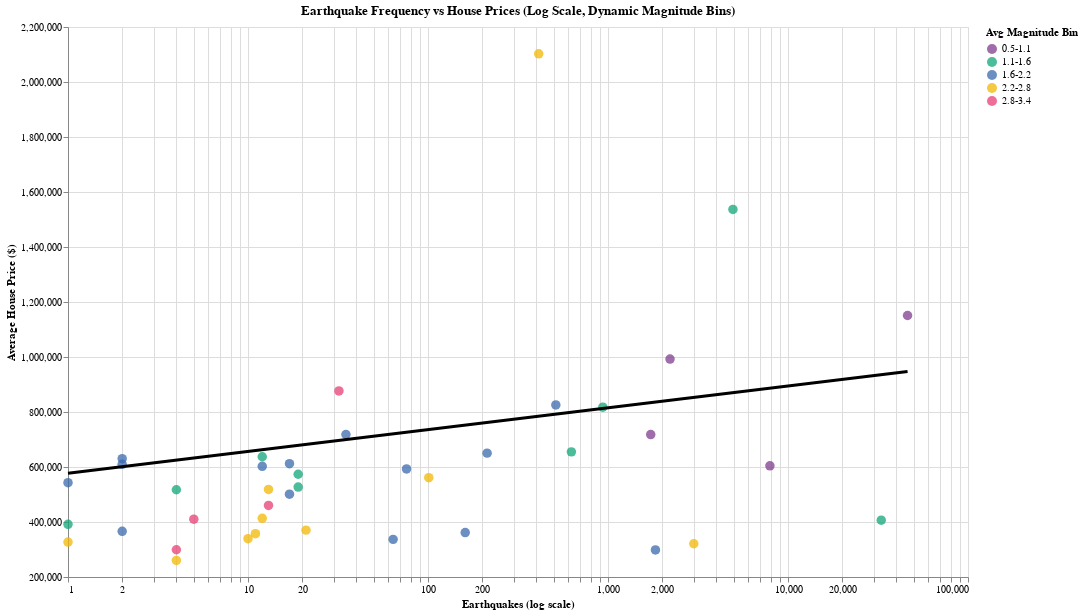

Notebook code for this chart:
### Code cell
import altair as alt
import pandas as pd
import numpy as np

# --------------------------
# 1. FILTER AND CLEAN DATA
# --------------------------

df_corr = df_state_aggreg_year[
    (df_state_aggreg_year["n_earthquakes"] > 0) &
    (df_state_aggreg_year["avg_price"] > 0) &
    (df_state_aggreg_year["avg_magnitude"].notna())
].copy()

# Ensure numeric
df_corr["n_earthquakes"] = pd.to_numeric(df_corr["n_earthquakes"], errors="coerce")
df_corr["avg_price"] = pd.to_numeric(df_corr["avg_price"], errors="coerce")
df_corr["avg_magnitude"] = pd.to_numeric(df_corr["avg_magnitude"], errors="coerce")

# --------------------------
# 2. CREATE DYNAMIC EXCLUSIVE BINS
# --------------------------

# Determine min and max for avg_magnitude
min_mag = df_corr["avg_magnitude"].min()
max_mag = df_corr["avg_magnitude"].max()

# Create 5 equal-width bins between min and max
bins = np.linspace(min_mag, max_mag, num=6)  # 6 edges → 5 bins
labels = [f"{round(bins[i],1)}-{round(bins[i+1],1)}" for i in range(len(bins)-1)]

# right=False ensures exclusive upper boundary
df_corr["magnitude_bin"] = pd.cut(df_corr["avg_magnitude"], bins=bins, labels=labels, right=False)

# --------------------------
# 3. DEFINE DARK COLOR SCALE
# --------------------------

color_scale = alt.Scale(
    domain=labels,
    range=["#7f3c8d", "#11a579", "#3969ac", "#f2b701", "#e73f74"]  # dark, distinct
)

# --------------------------
# 4. SCATTER PLOT
# --------------------------

scatter = (
    alt.Chart(df_corr)
    .mark_circle(size=90, opacity=0.75)
    .encode(
        x=alt.X("n_earthquakes:Q", title="Earthquakes (log scale)", scale=alt.Scale(type="log")),
        y=alt.Y("avg_price:Q", title="Average House Price ($)", scale=alt.Scale(zero=False)),
        color=alt.Color("magnitude_bin:N", title="Avg Magnitude Bin", scale=color_scale),
        tooltip=[
            alt.Tooltip("state:N"),
            alt.Tooltip("n_earthquakes:Q", title="Earthquakes"),
            alt.Tooltip("avg_price:Q", title="Avg Price ($)"),
            alt.Tooltip("avg_magnitude:Q", title="Avg Magnitude"),
            alt.Tooltip("magnitude_bin:N", title="Magnitude Bin")
        ]
    )
)

# --------------------------
# 5. REGRESSION TRENDLINE
# --------------------------

smooth = (
    alt.Chart(df_corr)
    .transform_regression("n_earthquakes", "avg_price", method="linear")
    .mark_line(color="black", size=3)
    .encode(
        x=alt.X("n_earthquakes:Q", scale=alt.Scale(type="log")),
        y="avg_price:Q"
    )
)

# --------------------------
# 6. COMBINE PLOT
# --------------------------

correlation = (scatter + smooth).properties(
    width=900,
    height=550,
    title="Earthquake Frequency vs House Prices (Log Scale, Dynamic Magnitude Bins)"
)

correlation

### Figure 1 — Vega-Lite specification as saved in the notebook (floating-point values rounded to 4 significant figures)
{"config": {"view": {"continuousWidth": 300, "continuousHeight": 300}}, "layer": [{"mark": {"type": "circle", "opacity": 0.75, "size": 90}, "encoding": {"color": {"field": "magnitude_bin", "scale": {"domain": ["0.5-1.1", "1.1-1.6", "1.6-2.2", "2.2-2.8", "2.8-3.4"], "range": ["#7f3c8d", "#11a579", "#3969ac", "#f2b701", "#e73f74"]}, "title": "Avg Magnitude Bin", "type": "nominal"}, "tooltip": [{"field": "state", "type": "nominal"}, {"field": "n_earthquakes", "title": "Earthquakes", "type": "quantitative"}, {"field": "avg_price", "title": "Avg Price ($)", "type": "quantitative"}, {"field": "avg_magnitude", "title": "Avg Magnitude", "type": "quantitative"}, {"field": "magnitude_bin", "title": "Magnitude Bin", "type": "nominal"}], "x": {"field": "n_earthquakes", "scale": {"type": "log"}, "title": "Earthquakes (log scale)", "type": "quantitative"}, "y": {"field": "avg_price", "scale": {"zero": false}, "title": "Average House Price ($)", "type": "quantitative"}}}, {"mark": {"type": "line", "color": "black", "size": 3}, "encoding": {"x": {"field": "n_earthquakes", "scale": {"type": "log"}, "type": "quantitative"}, "y": {"field": "avg_price", "type": "quantitative"}}, "transform": [{"on": "n_earthquakes", "regression": "avg_price", "method": "linear"}]}], "data": {"name": "data-02a2506422865e79332dfca7984a25c4"}, "height": 550, "title": "Earthquake Frequency vs House Prices (Log Scale, Dynamic Magnitude Bins)", "width": 900, "$schema": "https://vega.github.io/schema/vega-lite/v5.20.1.json", "datasets": {"data-02a2506422865e79332dfca7984a25c4": [{"state": "Alaska", "year": 2015, "n_earthquakes": 32970.0, "avg_magnitude": 1.569, "max_magnitude": 6.8, "avg_depth": 40.96, "intensity_score": 3.661, "n_properties": 54.0, "avg_price": 406600.0, "median_price": 339000.0, "avg_bedrooms": 3.259, "avg_bathrooms": 2.667, "price_per_bedroom": 124800.0, "price_per_bathroom": 152500.0, "eq_per_100_properties": 61050.0, "fips": "02", "quake_group": "High n_earthquake", "magnitude_bin": "1.1-1.6"}, {"state": "Oklahoma", "year": 2015, "n_earthquakes": 2997.0, "avg_magnitude": 2.787, "max_magnitude": 4.7, "avg_depth": 5.332, "intensity_score": 3.552, "n_properties": 1054.0, "avg_price": 320900.0, "median_price": 220000.0, "avg_bedrooms": 3.399, "avg_bathrooms": 2.423, "price_per_bedroom": 94410.0, "price_per_bathroom": 132400.0, "eq_per_100_properties": 284.3, "fips": "40", "quake_group": "High n_earthquake", "magnitude_bin": "2.2-2.8"}, {"state": "Michigan", "year": 2015, "n_earthquakes": 4.0, "avg_magnitude": 3.075, "max_magnitude": 4.2, "avg_depth": 2.37, "intensity_score": 3.525, "n_properties": 2434.0, "avg_price": 299100.0, "median_price": 225000.0, "avg_bedrooms": 3.372, "avg_bathrooms": 2.216, "price_per_bedroom": 88710.0, "price_per_bathroom": 135000.0, "eq_per_100_properties": 0.1643, "fips": "26", "quake_group": "Medium", "magnitude_bin": "2.8-3.4"}, {"state": "Nebraska", "year": 2015, "n_earthquakes": 3.0, "avg_magnitude": 3.367, "max_magnitude": 3.6, "avg_depth": 8.25, "intensity_score": 3.46, "n_properties": 1337.0, "avg_price": 287700.0, "median_price": 250000.0, "avg_bedrooms": 3.362, "avg_bathrooms": 2.481, "price_per_bedroom": 85570.0, "price_per_bathroom": 116000.0, "eq_per_100_properties": 0.2244, "fips": "31", "quake_group": "Medium", "magnitude_bin": null}, {"state": "New Mexico", "year": 2015, "n_earthquakes": 13.0, "avg_magnitude": 2.992, "max_magnitude": 3.9, "avg_depth": 4.819, "intensity_score": 3.355, "n_properties": 149.0, "avg_price": 460400.0, "median_price": 329000.0, "avg_bedrooms": 3.309, "avg_bathrooms": 2.483, "price_per_bedroom": 139100.0, "price_per_bathroom": 185400.0, "eq_per_100_properties": 8.725, "fips": "35", "quake_group": "Medium", "magnitude_bin": "2.8-3.4"}, {"state": "Colorado", "year": 2015, "n_earthquakes": 32.0, "avg_magnitude": 2.954, "max_magnitude": 3.9, "avg_depth": 3.545, "intensity_score": 3.332, "n_properties": 3085.0, "avg_price": 876500.0, "median_price": 599000.0, "avg_bedrooms": 3.57, "avg_bathrooms": 2.916, "price_per_bedroom": 245500.0, "price_per_bathroom": 300600.0, "eq_per_100_properties": 1.037, "fips": "08", "quake_group": "Medium", "magnitude_bin": "2.8-3.4"}, {"state": "Georgia", "year": 2015, "n_earthquakes": 13.0, "avg_magnitude": 2.616, "max_magnitude": 4.4, "avg_depth": 10.02, "intensity_score": 3.33, "n_properties": 2538.0, "avg_price": 518400.0, "median_price": 399900.0, "avg_bedrooms": 3.709, "avg_bathrooms": 3.065, "price_per_bedroom": 139800.0, "price_per_bathroom": 169200.0, "eq_per_100_properties": 0.5122, "fips": "13", "quake_group": "Medium", "magnitude_bin": "2.2-2.8"}, {"state": "Idaho", "year": 2015, "n_earthquakes": 513.0, "avg_magnitude": 2.018, "max_magnitude": 5.0, "avg_depth": 7.825, "intensity_score": 3.211, "n_properties": 230.0, "avg_price": 825700.0, "median_price": 668000.0, "avg_bedrooms": 3.509, "avg_bathrooms": 2.439, "price_per_bedroom": 235300.0, "price_per_bathroom": 338500.0, "eq_per_100_properties": 223.0, "fips": "16", "quake_group": "Medium", "magnitude_bin": "1.6-2.2"}, {"state": "Texas", "year": 2015, "n_earthquakes": 101.0, "avg_magnitude": 2.581, "max_magnitude": 4.0, "avg_depth": 5.487, "intensity_score": 3.149, "n_properties": 10730.0, "avg_price": 561100.0, "median_price": 375000.0, "avg_bedrooms": 3.44, "avg_bathrooms": 2.799, "price_per_bedroom": 163100.0, "price_per_bathroom": 200400.0, "eq_per_100_properties": 0.9415, "fips": "48", "quake_group": "Medium", "magnitude_bin": "2.2-2.8"}, {"state": "Mississippi", "year": 2015, "n_earthquakes": 5.0, "avg_magnitude": 2.884, "max_magnitude": 3.2, "avg_depth": 4.004, "intensity_score": 3.01, "n_properties": 463.0, "avg_price": 410100.0, "median_price": 342500.0, "avg_bedrooms": 3.724, "avg_bathrooms": 3.106, "price_per_bedroom": 110100.0, "price_per_bathroom": 132000.0, "eq_per_100_properties": 1.08, "fips": "28", "quake_group": "Medium", "magnitude_bin": "2.8-3.4"}, {"state": "Hawaii", "year": 2015, "n_earthquakes": 4944.0, "avg_magnitude": 1.427, "max_magnitude": 5.2, "avg_depth": 6.816, "intensity_score": 2.936, "n_properties": 143.0, "avg_price": 1537000.0, "median_price": 875000.0, "avg_bedrooms": 2.993, "avg_bathrooms": 2.462, "price_per_bedroom": 513400.0, "price_per_bathroom": 624300.0, "eq_per_100_properties": 3457.0, "fips": "15", "quake_group": "High n_earthquake", "magnitude_bin": "1.1-1.6"}, {"state": "Wyoming", "year": 2015, "n_earthquakes": 412.0, "avg_magnitude": 2.34, "max_magnitude": 3.8, "avg_depth": 2.62, "intensity_score": 2.924, "n_properties": 152.0, "avg_price": 2102000.0, "median_price": 352500.0, "avg_bedrooms": 3.046, "avg_bathrooms": 2.691, "price_per_bedroom": 690200.0, "price_per_bathroom": 781400.0, "eq_per_100_properties": 271.1, "fips": "56", "quake_group": "Medium", "magnitude_bin": "2.2-2.8"}, {"state": "California", "year": 2015, "n_earthquakes": 46150.0, "avg_magnitude": 0.966, "max_magnitude": 5.72, "avg_depth": 5.768, "intensity_score": 2.868, "n_properties": 7174.0, "avg_price": 1151000.0, "median_price": 699900.0, "avg_bedrooms": 3.401, "avg_bathrooms": 2.679, "price_per_bedroom": 338400.0, "price_per_bathroom": 429700.0, "eq_per_100_properties": 643.3, "fips": "06", "quake_group": "High n_earthquake", "magnitude_bin": "0.5-1.1"}, {"state": "Alabama", "year": 2015, "n_earthquakes": 21.0, "avg_magnitude": 2.38, "max_magnitude": 3.5, "avg_depth": 2.761, "intensity_score": 2.828, "n_properties": 884.0, "avg_price": 370500.0, "median_price": 260000.0, "avg_bedrooms": 3.452, "avg_bathrooms": 2.682, "price_per_bedroom": 107300.0, "price_per_bathroom": 138100.0, "eq_per_100_properties": 2.376, "fips": "01", "quake_group": "Medium", "magnitude_bin": "2.2-2.8"}, {"state": "Kansas", "year": 2015, "n_earthquakes": 1835.0, "avg_magnitude": 1.966, "max_magnitude": 4.1, "avg_depth": 5.055, "intensity_score": 2.82, "n_properties": 499.0, "avg_price": 298300.0, "median_price": 284900.0, "avg_bedrooms": 3.577, "avg_bathrooms": 2.703, "price_per_bedroom": 83380.0, "price_per_bathroom": 110300.0, "eq_per_100_properties": 367.7, "fips": "20", "quake_group": "High n_earthquake", "magnitude_bin": "1.6-2.2"}, {"state": "Illinois", "year": 2015, "n_earthquakes": 10.0, "avg_magnitude": 2.381, "max_magnitude": 3.4, "avg_depth": 12.32, "intensity_score": 2.789, "n_properties": 3586.0, "avg_price": 339200.0, "median_price": 240000.0, "avg_bedrooms": 3.328, "avg_bathrooms": 2.53, "price_per_bedroom": 101900.0, "price_per_bathroom": 134100.0, "eq_per_100_properties": 0.2789, "fips": "17", "quake_group": "Medium", "magnitude_bin": "2.2-2.8"}, {"state": "Arizona", "year": 2015, "n_earthquakes": 76.0, "avg_magnitude": 1.918, "max_magnitude": 4.0, "avg_depth": 10.58, "intensity_score": 2.751, "n_properties": 2147.0, "avg_price": 593000.0, "median_price": 465000.0, "avg_bedrooms": 3.251, "avg_bathrooms": 2.495, "price_per_bedroom": 182400.0, "price_per_bathroom": 237700.0, "eq_per_100_properties": 3.54, "fips": "04", "quake_group": "Medium", "magnitude_bin": "1.6-2.2"}, {"state": "Minnesota", "year": 2015, "n_earthquakes": 12.0, "avg_magnitude": 2.575, "max_magnitude": 2.8, "avg_depth": 0.0, "intensity_score": 2.665, "n_properties": 2511.0, "avg_price": 413500.0, "median_price": 350000.0, "avg_bedrooms": 3.474, "avg_bathrooms": 2.491, "price_per_bedroom": 119000.0, "price_per_bathroom": 166000.0, "eq_per_100_properties": 0.4779, "fips": "27", "quake_group": "Medium", "magnitude_bin": "2.2-2.8"}, {"state": "Oregon", "year": 2015, "n_earthquakes": 626.0, "avg_magnitude": 1.326, "max_magnitude": 4.5, "avg_depth": 5.905, "intensity_score": 2.596, "n_properties": 3262.0, "avg_price": 655000.0, "median_price": 539900.0, "avg_bedrooms": 3.395, "avg_bathrooms": 2.484, "price_per_bedroom": 192900.0, "price_per_bathroom": 263700.0, "eq_per_100_properties": 19.19, "fips": "41", "quake_group": "High n_earthquake", "magnitude_bin": "1.1-1.6"}, {"state": "Kentucky", "year": 2015, "n_earthquakes": 11.0, "avg_magnitude": 2.414, "max_magnitude": 2.82, "avg_depth": 14.11, "intensity_score": 2.576, "n_properties": 2248.0, "avg_price": 357400.0, "median_price": 285000.0, "avg_bedrooms": 3.37, "avg_bathrooms": 2.573, "price_per_bedroom": 106000.0, "price_per_bathroom": 138900.0, "eq_per_100_properties": 0.4893, "fips": "21", "quake_group": "Medium", "magnitude_bin": "2.2-2.8"}, {"state": "Missouri", "year": 2015, "n_earthquakes": 161.0, "avg_magnitude": 1.778, "max_magnitude": 3.6, "avg_depth": 8.532, "intensity_score": 2.507, "n_properties": 1947.0, "avg_price": 361600.0, "median_price": 259900.0, "avg_bedrooms": 3.306, "avg_bathrooms": 2.554, "price_per_bedroom": 109400.0, "price_per_bathroom": 141600.0, "eq_per_100_properties": 8.269, "fips": "29", "quake_group": "Medium", "magnitude_bin": "1.6-2.2"}, {"state": "Arkansas", "year": 2015, "n_earthquakes": 64.0, "avg_magnitude": 2.095, "max_magnitude": 2.98, "avg_depth": 5.324, "intensity_score": 2.449, "n_properties": 873.0, "avg_price": 336800.0, "median_price": 245000.0, "avg_bedrooms": 3.227, "avg_bathrooms": 2.471, "price_per_bedroom": 104400.0, "price_per_bathroom": 136300.0, "eq_per_100_properties": 7.331, "fips": "05", "quake_group": "Medium", "magnitude_bin": "1.6-2.2"}, {"state": "Ohio", "year": 2015, "n_earthquakes": 4.0, "avg_magnitude": 2.325, "max_magnitude": 2.6, "avg_depth": 8.0, "intensity_score": 2.435, "n_properties": 4797.0, "avg_price": 260300.0, "median_price": 210000.0, "avg_bedrooms": 3.313, "avg_bathrooms": 2.246, "price_per_bedroom": 78580.0, "price_per_bathroom": 115900.0, "eq_per_100_properties": 0.08339, "fips": "39", "quake_group": "Medium", "magnitude_bin": "2.2-2.8"}, {"state": "Utah", "year": 2015, "n_earthquakes": 936.0, "avg_magnitude": 1.328, "max_magnitude": 4.09, "avg_depth": 5.774, "intensity_score": 2.433, "n_properties": 783.0, "avg_price": 817400.0, "median_price": 629900.0, "avg_bedrooms": 4.344, "avg_bathrooms": 3.271, "price_per_bedroom": 188200.0, "price_per_bathroom": 249900.0, "eq_per_100_properties": 119.5, "fips": "49", "quake_group": "High n_earthquake", "magnitude_bin": "1.1-1.6"}, {"state": "Nevada", "year": 2015, "n_earthquakes": 7935.0, "avg_magnitude": 0.4986, "max_magnitude": 5.3, "avg_depth": 7.452, "intensity_score": 2.419, "n_properties": 351.0, "avg_price": 604300.0, "median_price": 465000.0, "avg_bedrooms": 3.219, "avg_bathrooms": 2.521, "price_per_bedroom": 187700.0, "price_per_bathroom": 239700.0, "eq_per_100_properties": 2261.0, "fips": "32", "quake_group": "High n_earthquake", "magnitude_bin": "0.5-1.1"}, {"state": "Tennessee", "year": 2015, "n_earthquakes": 213.0, "avg_magnitude": 1.662, "max_magnitude": 3.5, "avg_depth": 9.585, "intensity_score": 2.397, "n_properties": 2824.0, "avg_price": 650400.0, "median_price": 359900.0, "avg_bedrooms": 3.308, "avg_bathrooms": 2.608, "price_per_bedroom": 196600.0, "price_per_bathroom": 249400.0, "eq_per_100_properties": 7.542, "fips": "47", "quake_group": "Medium", "magnitude_bin": "1.6-2.2"}, {"state": "Virginia", "year": 2015, "n_earthquakes": 12.0, "avg_magnitude": 2.022, "max_magnitude": 2.8, "avg_depth": 3.721, "intensity_score": 2.333, "n_properties": 3923.0, "avg_price": 602400.0, "median_price": 495000.0, "avg_bedrooms": 3.712, "avg_bathrooms": 3.114, "price_per_bedroom": 162300.0, "price_per_bathroom": 193500.0, "eq_per_100_properties": 0.3059, "fips": "51", "quake_group": "Medium", "magnitude_bin": "1.6-2.2"}, {"state": "North Carolina", "year": 2015, "n_earthquakes": 17.0, "avg_magnitude": 2.108, "max_magnitude": 2.67, "avg_depth": 3.299, "intensity_score": 2.333, "n_properties": 2438.0, "avg_price": 501200.0, "median_price": 375000.0, "avg_bedrooms": 3.389, "avg_bathrooms": 2.726, "price_per_bedroom": 147900.0, "price_per_bathroom": 183800.0, "eq_per_100_properties": 0.6973, "fips": "37", "quake_group": "Medium", "magnitude_bin": "1.6-2.2"}, {"state": "Indiana", "year": 2015, "n_earthquakes": 1.0, "avg_magnitude": 2.33, "max_magnitude": 2.33, "avg_depth": 16.75, "intensity_score": 2.33, "n_properties": 1759.0, "avg_price": 327100.0, "median_price": 274500.0, "avg_bedrooms": 3.395, "avg_bathrooms": 2.435, "price_per_bedroom": 96370.0, "price_per_bathroom": 134300.0, "eq_per_100_properties": 0.05685, "fips": "18", "quake_group": "Low n_earthquake", "magnitude_bin": "2.2-2.8"}, {"state": "Connecticut", "year": 2015, "n_earthquakes": 19.0, "avg_magnitude": 1.618, "max_magnitude": 3.3, "avg_depth": 4.702, "intensity_score": 2.291, "n_properties": 1768.0, "avg_price": 573700.0, "median_price": 399000.0, "avg_bedrooms": 3.493, "avg_bathrooms": 2.566, "price_per_bedroom": 164300.0, "price_per_bathroom": 223600.0, "eq_per_100_properties": 1.075, "fips": "09", "quake_group": "Medium", "magnitude_bin": "1.1-1.6"}, {"state": "Washington", "year": 2015, "n_earthquakes": 2211.0, "avg_magnitude": 0.9569, "max_magnitude": 4.2, "avg_depth": 9.18, "intensity_score": 2.254, "n_properties": 1616.0, "avg_price": 992400.0, "median_price": 615000.0, "avg_bedrooms": 3.39, "avg_bathrooms": 2.502, "price_per_bedroom": 292700.0, "price_per_bathroom": 396600.0, "eq_per_100_properties": 136.8, "fips": "53", "quake_group": "High n_earthquake", "magnitude_bin": "0.5-1.1"}, {"state": "Pennsylvania", "year": 2015, "n_earthquakes": 2.0, "avg_magnitude": 1.935, "max_magnitude": 2.64, "avg_depth": 1.65, "intensity_score": 2.217, "n_properties": 3542.0, "avg_price": 366100.0, "median_price": 279900.0, "avg_bedrooms": 3.348, "avg_bathrooms": 2.405, "price_per_bedroom": 109300.0, "price_per_bathroom": 152200.0, "eq_per_100_properties": 0.05647, "fips": "42", "quake_group": "Medium", "magnitude_bin": "1.6-2.2"}, {"state": "Rhode Island", "year": 2015, "n_earthquakes": 2.0, "avg_magnitude": 2.15, "max_magnitude": 2.3, "avg_depth": 12.32, "intensity_score": 2.21, "n_properties": 210.0, "avg_price": 630200.0, "median_price": 432400.0, "avg_bedrooms": 3.552, "avg_bathrooms": 2.4, "price_per_bedroom": 177400.0, "price_per_bathroom": 262600.0, "eq_per_100_properties": 0.9524, "fips": "44", "quake_group": "Medium", "magnitude_bin": "1.6-2.2"}, {"state": "Maine", "year": 2015, "n_earthquakes": 35.0, "avg_magnitude": 1.726, "max_magnitude": 2.5, "avg_depth": 4.771, "intensity_score": 2.035, "n_properties": 99.0, "avg_price": 718200.0, "median_price": 419000.0, "avg_bedrooms": 3.697, "avg_bathrooms": 2.545, "price_per_bedroom": 194300.0, "price_per_bathroom": 282100.0, "eq_per_100_properties": 35.35, "fips": "23", "quake_group": "Medium", "magnitude_bin": "1.6-2.2"}, {"state": "New York", "year": 2015, "n_earthquakes": 19.0, "avg_magnitude": 1.443, "max_magnitude": 2.79, "avg_depth": 7.765, "intensity_score": 1.982, "n_properties": 3606.0, "avg_price": 527000.0, "median_price": 249900.0, "avg_bedrooms": 3.821, "avg_bathrooms": 2.379, "price_per_bedroom": 137900.0, "price_per_bathroom": 221500.0, "eq_per_100_properties": 0.5269, "fips": "36", "quake_group": "Medium", "magnitude_bin": "1.1-1.6"}, {"state": "Montana", "year": 2015, "n_earthquakes": 1727.0, "avg_magnitude": 0.9612, "max_magnitude": 3.5, "avg_depth": 7.589, "intensity_score": 1.977, "n_properties": 387.0, "avg_price": 718100.0, "median_price": 576000.0, "avg_bedrooms": 3.579, "avg_bathrooms": 2.612, "price_per_bedroom": 200700.0, "price_per_bathroom": 274900.0, "eq_per_100_properties": 446.3, "fips": "30", "quake_group": "High n_earthquake", "magnitude_bin": "0.5-1.1"}, {"state": "New Hampshire", "year": 2015, "n_earthquakes": 17.0, "avg_magnitude": 1.676, "max_magnitude": 2.3, "avg_depth": 5.155, "intensity_score": 1.926, "n_properties": 317.0, "avg_price": 612100.0, "median_price": 499000.0, "avg_bedrooms": 3.347, "avg_bathrooms": 2.413, "price_per_bedroom": 182900.0, "price_per_bathroom": 253600.0, "eq_per_100_properties": 5.363, "fips": "33", "quake_group": "Medium", "magnitude_bin": "1.6-2.2"}, {"state": "New Jersey", "year": 2015, "n_earthquakes": 4.0, "avg_magnitude": 1.462, "max_magnitude": 2.6, "avg_depth": 6.755, "intensity_score": 1.917, "n_properties": 1359.0, "avg_price": 517200.0, "median_price": 380000.0, "avg_bedrooms": 3.372, "avg_bathrooms": 2.508, "price_per_bedroom": 153400.0, "price_per_bathroom": 206200.0, "eq_per_100_properties": 0.2943, "fips": "34", "quake_group": "Medium", "magnitude_bin": "1.1-1.6"}, {"state": "South Carolina", "year": 2015, "n_earthquakes": 12.0, "avg_magnitude": 1.534, "max_magnitude": 2.48, "avg_depth": 3.563, "intensity_score": 1.913, "n_properties": 1436.0, "avg_price": 637300.0, "median_price": 425000.0, "avg_bedrooms": 3.493, "avg_bathrooms": 2.898, "price_per_bedroom": 182400.0, "price_per_bathroom": 219900.0, "eq_per_100_properties": 0.8357, "fips": "45", "quake_group": "Medium", "magnitude_bin": "1.1-1.6"}, {"state": "Maryland", "year": 2015, "n_earthquakes": 1.0, "avg_magnitude": 1.91, "max_magnitude": 1.91, "avg_depth": 7.0, "intensity_score": 1.91, "n_properties": 1789.0, "avg_price": 543100.0, "median_price": 425000.0, "avg_bedrooms": 3.621, "avg_bathrooms": 3.054, "price_per_bedroom": 150000.0, "price_per_bathroom": 177800.0, "eq_per_100_properties": 0.0559, "fips": "24", "quake_group": "Low n_earthquake", "magnitude_bin": "1.6-2.2"}, {"state": "Massachusetts", "year": 2015, "n_earthquakes": 2.0, "avg_magnitude": 1.65, "max_magnitude": 1.8, "avg_depth": 5.31, "intensity_score": 1.71, "n_properties": 72.0, "avg_price": 609600.0, "median_price": 497000.0, "avg_bedrooms": 3.903, "avg_bathrooms": 2.639, "price_per_bedroom": 156200.0, "price_per_bathroom": 231000.0, "eq_per_100_properties": 2.778, "fips": "25", "quake_group": "Medium", "magnitude_bin": "1.6-2.2"}, {"state": "Vermont", "year": 2015, "n_earthquakes": 1.0, "avg_magnitude": 1.4, "max_magnitude": 1.4, "avg_depth": 5.0, "intensity_score": 1.4, "n_properties": 237.0, "avg_price": 391600.0, "median_price": 369000.0, "avg_bedrooms": 3.806, "avg_bathrooms": 2.591, "price_per_bedroom": 102900.0, "price_per_bathroom": 151100.0, "eq_per_100_properties": 0.4219, "fips": "50", "quake_group": "Low n_earthquake", "magnitude_bin": "1.1-1.6"}]}}
